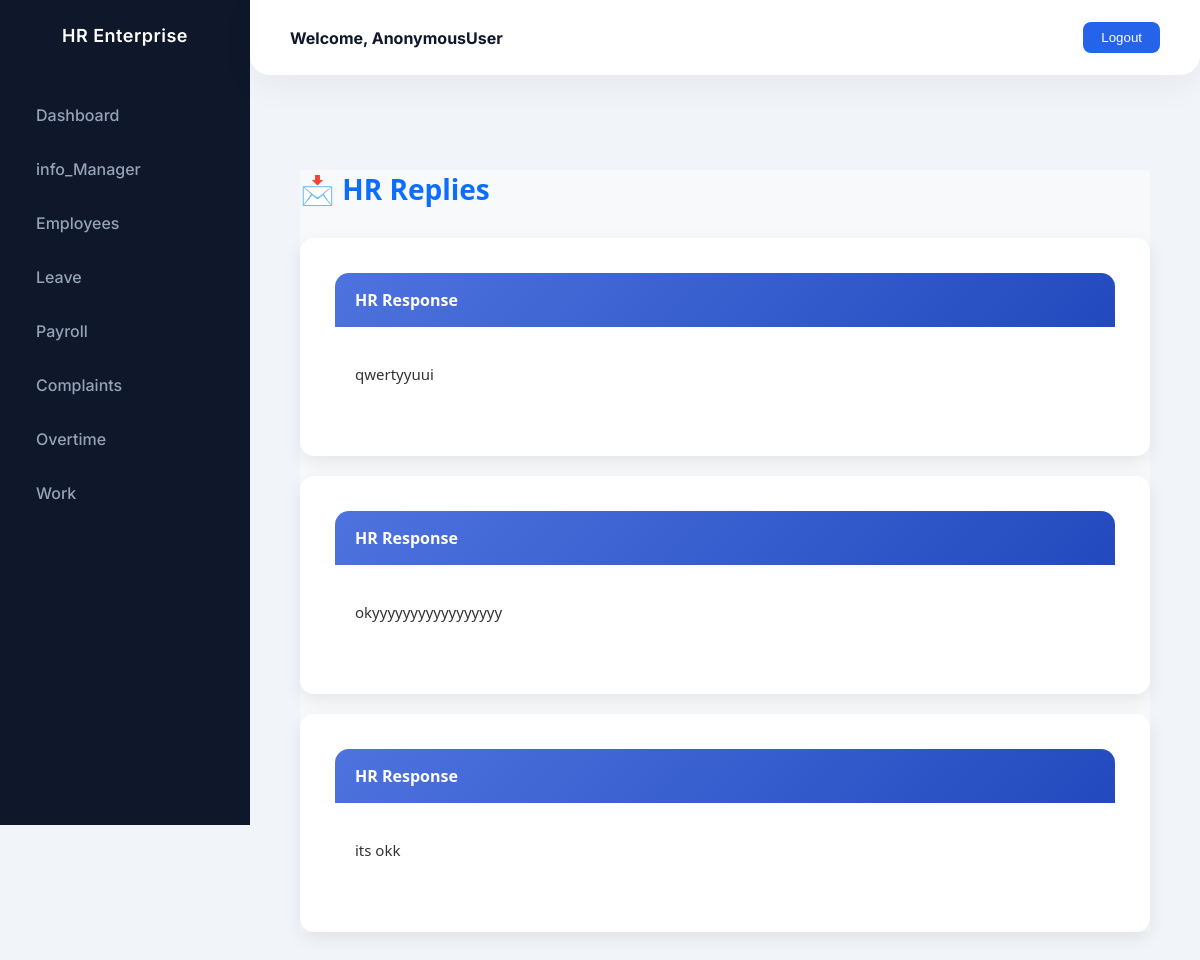
The app's page /reply_view_hr/1, older data.
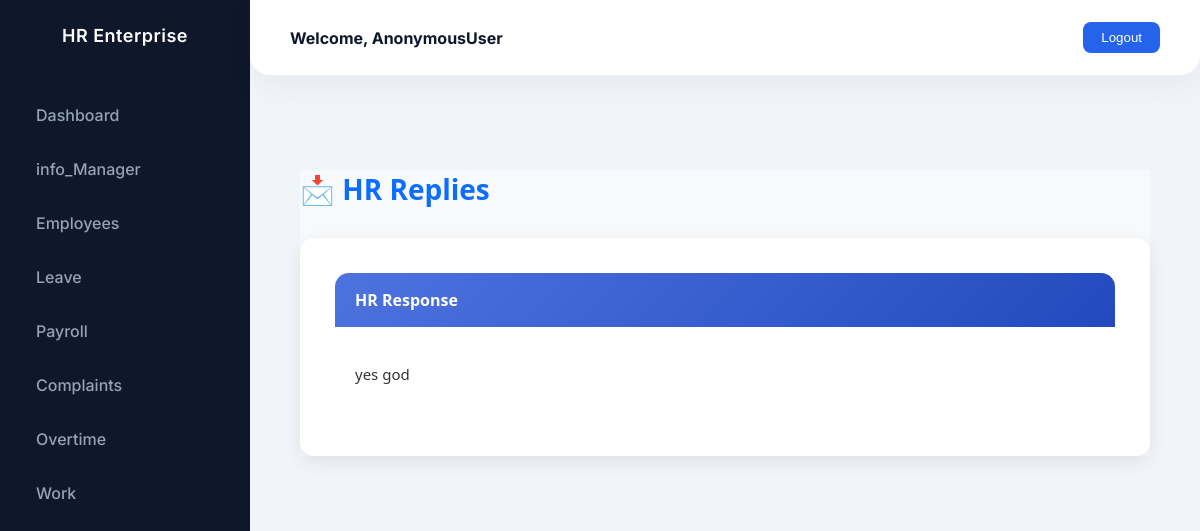
The same page, newer data.
### Hr_cloud_app/models.py (models this page shows)
class Reply(models.Model):
    reply_details = models.ForeignKey("Employee", on_delete=models.CASCADE)
    subject = models.CharField(max_length=200)
    date_time = models.DateTimeField(auto_now_add=True)

### Hr_cloud_app/hrviews.py (the view)
# urls.py: path('reply_view_hr/<int:id>',hrviews.reply_view_hr,name='reply_view_hr'),
def reply_view_hr(request,id):
    data=Reply.objects.all()
    return render(request,'hr/send_reply.html',{'data':data})

### templates/hr/send_reply.html (shortened to what this page needs)
{% extends "hr/dashhr.html" %}
{% load crispy_forms_tags %}
{% block content %}
<div class="container">
    <h2 class="page-title">📩 HR Replies</h2>
    {% for i in data %}
        <div class="card reply-card">
            <div class="reply-header">
                HR Response
            </div>
            <div class="reply-body">
                <p>{{ i.subject }}</p>
            </div>
        </div>
    {% empty %}
        <div class="card reply-card">
            <div class="no-data">
                No Replies Found
            </div>
        </div>
    {% endfor %}
</div>
{% endblock %}

Row changes from the older to the newer data that the page shows:
removed Reply: subject "qwertyyuui"
removed Reply: subject "okyyyyyyyyyyyyyyyyy"
removed Reply: subject "its okk"
added Reply: subject "yes god"
